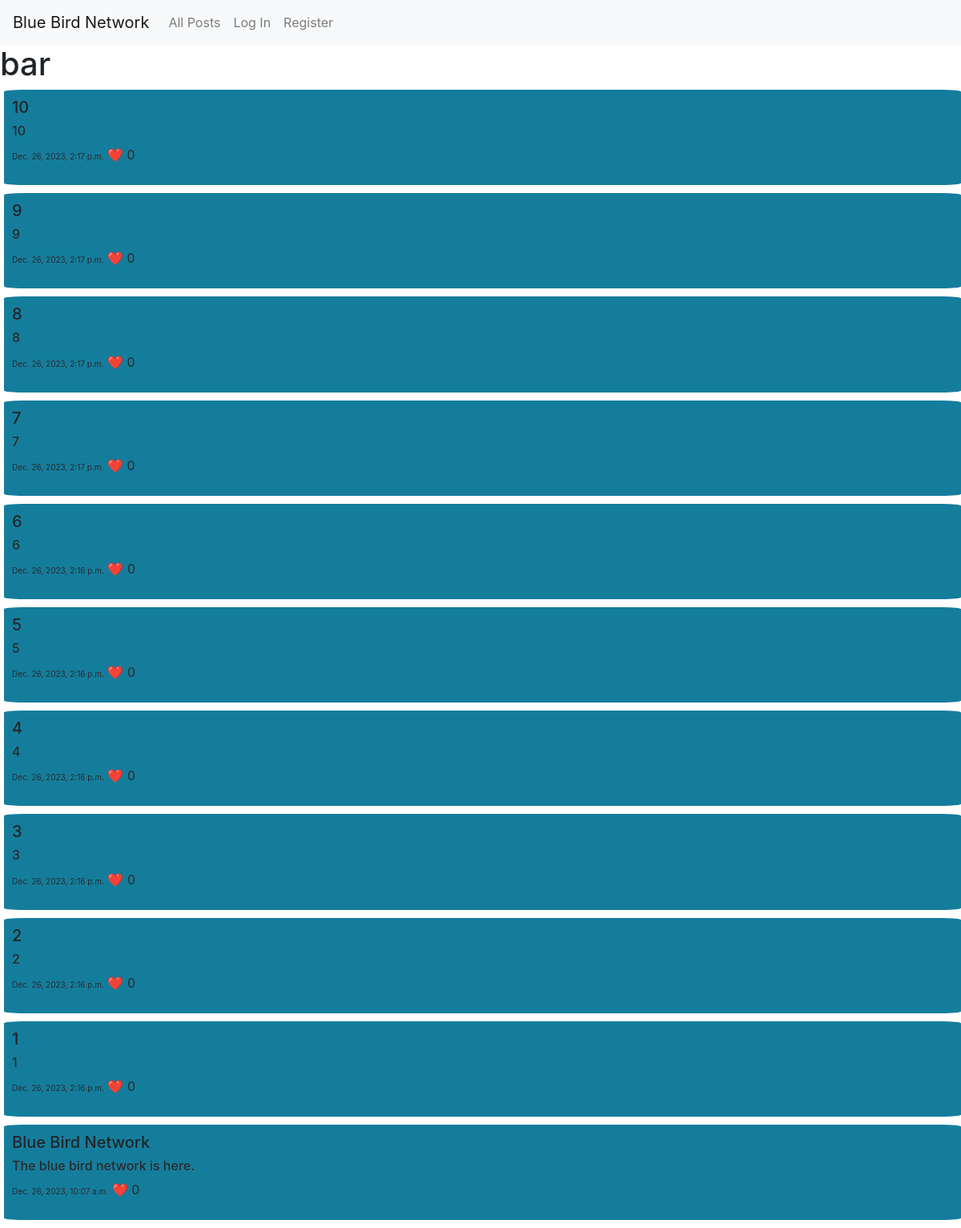
The page /smprofile/bar/ on the database its author committed.
### network/models.py (models this page shows, shortened)
class User(AbstractUser):
    pass

class Tweet(models.Model):
    user = models.ForeignKey(User, on_delete=models.CASCADE, related_name= "user1")
    title = models.CharField(max_length=64)
    content = models.TextField()
    timestamp = models.DateTimeField(auto_now_add=True)
    likes = models.IntegerField(default = 0)

### network/views.py (the view)
# urls.py: path("smprofile/<str:username>/", views.smprofile , name = "smprofile")
def smprofile(request, username):
    selected_users_old_posts = Tweet.objects.filter(user__username=username).order_by("-timestamp")
    return render(request, "network/smprofile.html", {"selected_users_old_posts": selected_users_old_posts, "username": username})

### network/templates/network/smprofile.html (shortened to what this page needs)
{% extends "network/layout.html" %}
{% block body %}
    <html>
        <h1>{{ username }}</h1>
            {% for post in selected_users_old_posts %}
                <div id = "old_posts">
                    <h5>{{ post.title }}</h5>
                    <h6 style="color:rgb(43, 42, 42);">{{ post.content }}</h6>
                    <p style=" color:rgb(43, 42, 42);"><span style = "font-size: x-small;">{{ post.timestamp }}</span> ❤️ <span>{{ post.likes }}</span></p>
                </div>
            {% endfor %}
    </html>
{% endblock %}

### network/static/network/styles.css (style rules this page uses)
#old_posts { background-color: #157d9c; padding: 10px; margin-bottom: 10px; animation-name: hide; animation-duration: 2s; animation-fill-mode: forwards; animation-play-state: paused; border-radius: 2%; margin-left: 5px; }

### rows shown on the page
User: username "bar"
Tweet: title "10", content "10", timestamp "Dec. 26, 2023, 2:17 p.m.", likes "0"
Tweet: title "9", content "9", timestamp "Dec. 26, 2023, 2:17 p.m.", likes "0"
Tweet: title "8", content "8", timestamp "Dec. 26, 2023, 2:17 p.m.", likes "0"
Tweet: title "7", content "7", timestamp "Dec. 26, 2023, 2:17 p.m.", likes "0"
Tweet: title "6", content "6", timestamp "Dec. 26, 2023, 2:16 p.m.", likes "0"
Tweet: title "5", content "5", timestamp "Dec. 26, 2023, 2:16 p.m.", likes "0"
Tweet: title "4", content "4", timestamp "Dec. 26, 2023, 2:16 p.m.", likes "0"
Tweet: title "3", content "3", timestamp "Dec. 26, 2023, 2:16 p.m.", likes "0"
Tweet: title "2", content "2", timestamp "Dec. 26, 2023, 2:16 p.m.", likes "0"
Tweet: title "1", content "1", timestamp "Dec. 26, 2023, 2:16 p.m.", likes "0"
Tweet: title "Blue Bird Network", content "The blue bird network is here.", timestamp "Dec. 26, 2023, 10:07 a.m.", likes "0"
